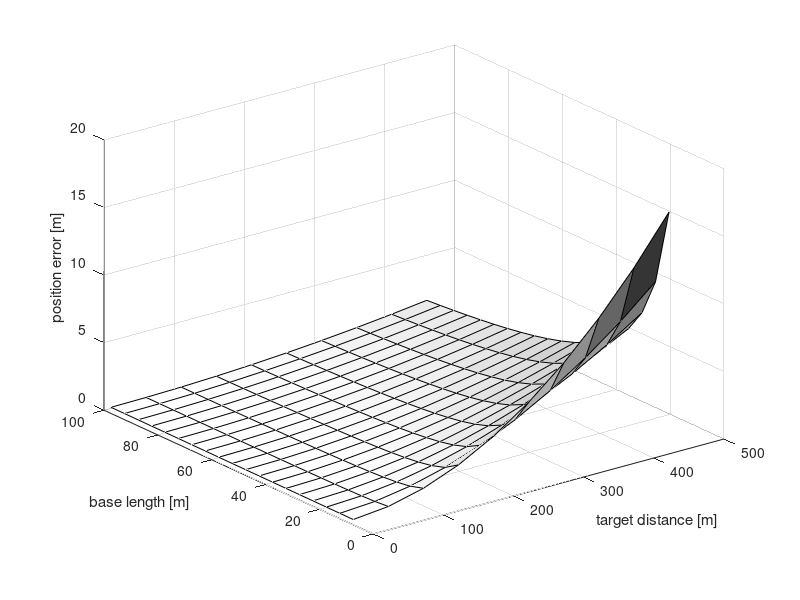

Source code (MATLAB):
%%%
% 3D plot showing the localization estimation error as the function of the
% base length and the target distance. The error exists given the imprecise
% estimation of the position of the target on 2D sensor in pixels. The
% fixed error angle delta (corresponding to X pixels error) is used.
%
% Modeled situation:
%          
%        /\ y
%        |
%     e  | .
% Target X    .  error angle delta
%        |  .  / . 
%     D  |      .   .  
%        |          .  .  
%      --|--------------|-----> x
%        C1      B      C2
%

B = 10:5:100;         % m
D = 10:50:500;     % m
delta = 0.000750;    % rad

e = bsxfun(@minus, bsxfun(@times, B', (tan(atan(D' * (1.0 ./ B)) + delta))'), D);

surf(D, B, e)
shading faceted
colormap(flipud(gray))
xlabel('target distance [m]');
ylabel('base length [m]');
zlabel('position error [m]');